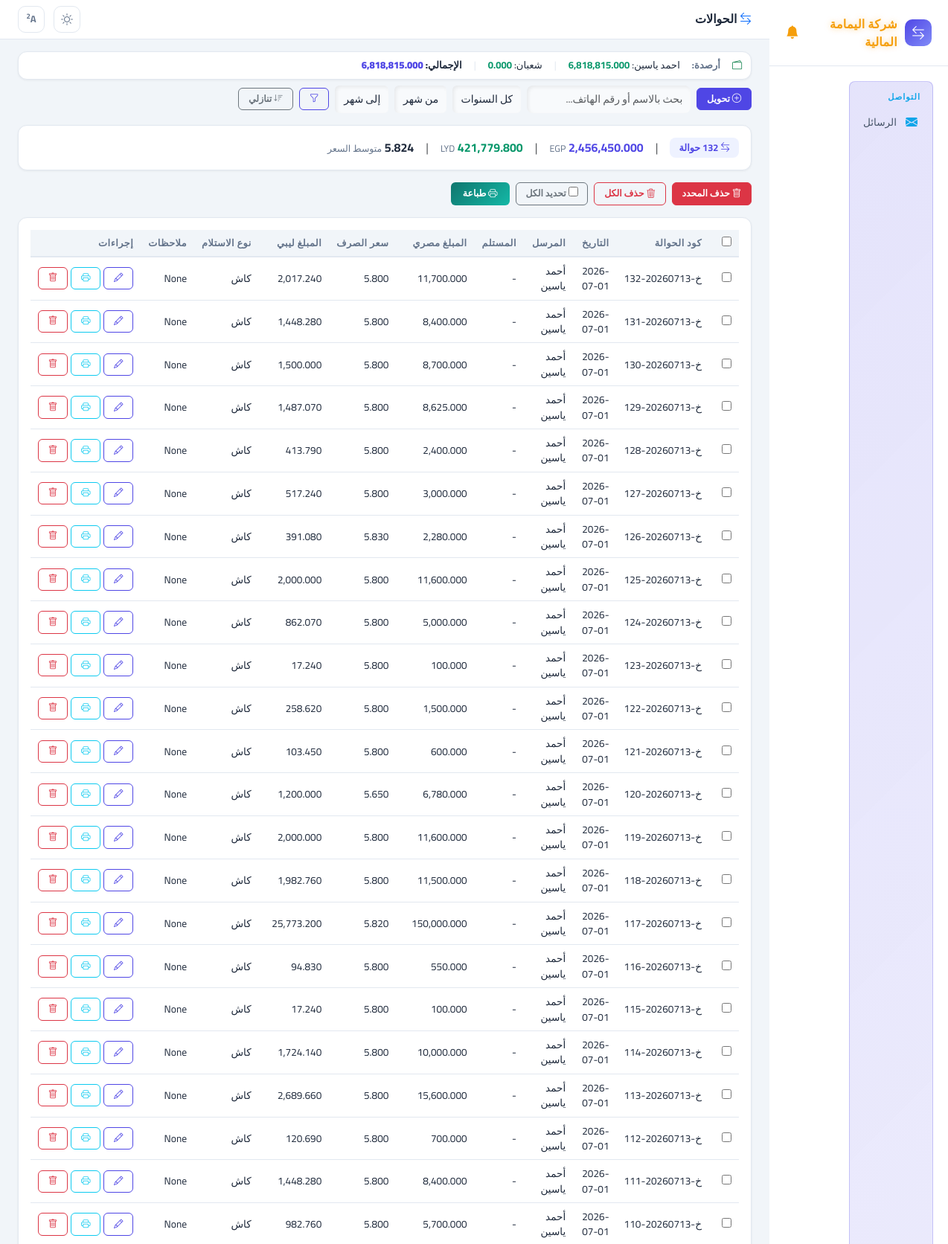
Screenshot of /transactions/ (upper part) with the database file from the repository.
### access_app/models.py (models this page shows, shortened)
class ClientBalance(models.Model):
    name = models.CharField(max_length=200, verbose_name="الاسم")
    phone = models.CharField(max_length=20, verbose_name="رقم الهاتف", blank=True, null=True)
    egp_balance = models.FloatField(verbose_name="الرصيد المصري", default=0)
    lyd_balance = models.FloatField(verbose_name="الرصيد الليبي", default=0)
    last_updated = models.DateTimeField(verbose_name="آخر تحديث", auto_now=True)
    class Meta:
        verbose_name = "رصيد عميل"
        verbose_name_plural = "أرصدة العملاء"

class Database(models.Model):
    transfered_amount = models.FloatField(verbose_name="المبلغ المحول", null=True, blank=True)
    date = models.DateField(verbose_name="التاريخ", null=True, blank=True)
    time = models.TimeField(verbose_name="الوقت", null=True, blank=True)
    office_name = models.ForeignKey(OfficeName, on_delete=models.SET_NULL, null=True, blank=True, verbose_name="اسم المكتب")
    order_number = models.CharField(max_length=200, verbose_name="رقم الطلب", null=True, blank=True)
    order_type = models.ForeignKey(OrderType, on_delete=models.SET_NULL, null=True, blank=True, verbose_name="نوع الطلب")
    sender_name = models.CharField(max_length=200, verbose_name="اسم المرسل", null=True, blank=True)
    sender_tele = models.CharField(max_length=200, verbose_name="هاتف المرسل", null=True, blank=True)
    receiver_region = models.CharField(max_length=200, verbose_name="منطقة المستلم", null=True, blank=True)
    transfer_type = models.ForeignKey(TransferType, on_delete=models.SET_NULL, null=True, blank=True, verbose_name="نوع التحويل")
    transfer_amount = models.FloatField(verbose_name="مبلغ التحويل", null=True, blank=True)
    exchange_rate = models.FloatField(verbose_name="سعر الصرف", null=True, blank=True)
    remarks = models.TextField(verbose_name="ملاحظات", null=True, blank=True)
    receiver_name = models.CharField(max_length=200, verbose_name="اسم المستلم", null=True, blank=True)
    receiver_tele = models.CharField(max_length=200, verbose_name="هاتف المستلم", null=True, blank=True)
    from_source = models.ForeignKey(FromSource, on_delete=models.SET_NULL, null=True, blank=True, verbose_name="من")
    class Meta:
        verbose_name = "عملية"
        verbose_name_plural = "العمليات"

class TransferType(models.Model):
    Transfer_type = models.CharField(max_length=200, verbose_name="نوع التحويل")
    class Meta:
        verbose_name = "نوع تحويل"
        verbose_name_plural = "أنواع التحويل"

### access_app/views.py (the view, shortened to what this page needs)
# urls.py: path('transactions/', views.transactions, name='transactions'),
def transactions(request):
    order = request.GET.get("order", "desc")
    order_field = "-id" if order == "desc" else "id"
    qs = Database.objects.select_related("from_source", "office_name", "order_type", "transfer_type").all().order_by(order_field)
    q = request.GET.get("q", "").strip()
    date_from = request.GET.get("date_from", "").strip()
    date_to = request.GET.get("date_to", "").strip()
    year = request.GET.get("year", "").strip()
    month_from = request.GET.get("month_from", "").strip()
    month_to = request.GET.get("month_to", "").strip()
    if date_from:
        qs = qs.filter(date__gte=date_from)
    if date_to:
        qs = qs.filter(date__lte=date_to)
    if year:
        qs = qs.filter(date__year=year)
    if month_from:
        qs = qs.filter(date__month__gte=month_from)
    if month_to:
        qs = qs.filter(date__month__lte=month_to)
    agg = qs.aggregate(
        total_egp=Sum("transfered_amount"),
        total_lyd=Sum("transfer_amount"),
    )
    total_egp_val = agg["total_egp"] or 0
    total_lyd_val = agg["total_lyd"] or 0
    avg_rate = round(total_egp_val / total_lyd_val, 3) if total_lyd_val else 0
    filtered_count = qs.count()
    total_count = Database.objects.count()
    clients, total_egp_clients = _get_clients_with_remaining()
    is_filtered = bool(q or date_from or date_to or year or month_from or month_to)
    return render(request, "transactions_list.html", {
        "title": "الحوالات",
        "transactions": qs,
        "q": q,
        "date_from": date_from,
        "date_to": date_to,
        "selected_year": year,
        "selected_month_from": month_from,
        "selected_month_to": month_to,
        "total_egp": total_egp_val,
        "total_lyd": total_lyd_val,
        "avg_rate": avg_rate,
        "clients": clients,
        "total_egp_clients": total_egp_clients,
        "order": order,
        "filtered_count": filtered_count,
        "total_count": total_count,
        "is_filtered": is_filtered,
    })

### access_app/templates/transactions_list.html (shortened to what this page needs)
{% extends "base.html" %}
{% load app_tags %}
{% load l10n %}
{% block page_title %}<i class="bi bi-arrow-left-right text-primary"></i> الحوالات{% endblock %}
{% block content %}
{% if clients %}
<div class="stat-card p-2 mb-2" style="padding:8px 12px !important;">
    <div class="d-flex align-items-center gap-3 flex-wrap" style="font-size:0.82rem;">
        <i class="bi bi-wallet2 text-success"></i>
        <span style="font-weight:700;color:var(--text-muted);">أرصدة:</span>
        {% for c in clients %}
        <span style="white-space:nowrap;">{{ c.name }}: <strong style="color:{% if c.remaining_egp < 0 %}var(--danger){% else %}var(--success){% endif %};">{{ c.remaining_egp|fmt }}</strong></span>
        {% if not forloop.last %}<span style="color:var(--card-border);">|</span>{% endif %}
        {% endfor %}
        <span style="color:var(--card-border);">|</span>
        <span style="white-space:nowrap;font-weight:800;">الإجمالي: <strong style="color:var(--primary);">{{ total_egp_clients|fmt }}</strong></span>
    </div>
</div>
{% endif %}
<div class="d-flex align-items-center gap-2 mb-3 flex-wrap">
    <a href="{% url 'add_transaction' %}" class="btn btn-primary btn-sm"><i class="bi bi-plus-circle"></i> تحويل</a>
    <form method="get" class="d-flex gap-2 align-items-center" id="filterForm">
        <input type="text" name="q" value="{{ q }}" class="form-control form-control-sm" placeholder="بحث بالاسم أو رقم الهاتف..." style="width:220px;border-radius:8px;">
        <select name="year" class="form-select form-select-sm" style="width:auto;">
            <option value="">كل السنوات</option>
        </select>
        <select name="month_from" class="form-select form-select-sm" style="width:auto;">
            <option value="">من شهر</option>
        </select>
        <select name="month_to" class="form-select form-select-sm" style="width:auto;">
            <option value="">إلى شهر</option>
        </select>
        <button type="submit" class="btn btn-outline-primary btn-sm"><i class="bi bi-funnel"></i></button>
    </form>
    <a href="?q={{ q|urlencode }}&order={% if order == 'desc' %}asc{% else %}desc{% endif %}" class="btn btn-outline-secondary btn-sm" style="text-decoration:none">
        <i class="bi bi-sort-{% if order == 'desc' %}down{% else %}up{% endif %}"></i>
        {% if order == 'desc' %}تنازلي{% else %}تصاعدي{% endif %}
    </a>
</div>
<div class="stat-card p-3 mb-3">
    <div class="d-flex gap-3 flex-wrap align-items-center">
        {% if is_filtered %}
        <span style="background:var(--warning-bg);color:var(--warning);padding:4px 12px;border-radius:8px;font-size:.8rem;font-weight:700">
            <i class="bi bi-funnel-fill"></i> فلتر: {{ filtered_count }} من {{ total_count }} حوالة
        </span>
        <span class="text-muted">|</span>
        {% else %}
        <span style="background:var(--primary-bg);color:var(--primary);padding:4px 12px;border-radius:8px;font-size:.8rem;font-weight:700">
            <i class="bi bi-arrow-left-right"></i> {{ total_count }} حوالة
        </span>
        <span class="text-muted">|</span>
        {% endif %}
        <span><strong style="color:var(--primary)">{{ total_egp|fmt }}</strong> <span style="font-size:.78rem;color:var(--text-muted)">EGP</span></span>
        <span class="text-muted">|</span>
        <span><strong style="color:var(--success)">{{ total_lyd|fmt }}</strong> <span style="font-size:.78rem;color:var(--text-muted)">LYD</span></span>
        <span class="text-muted">|</span>
        <span><strong>{{ avg_rate|floatformat:"-3u" }}</strong> <span style="font-size:.78rem;color:var(--text-muted)">متوسط السعر</span></span>
    </div>
</div>
<form id="bulkForm" method="post" action="{% url 'bulk_delete_transactions' %}">
    <div class="d-flex gap-2 mb-3 flex-wrap">
        <button type="button" class="btn btn-danger btn-sm" onclick="deleteSelected()"><i class="bi bi-trash"></i> حذف المحدد</button>
        <button type="button" class="btn btn-outline-danger btn-sm" onclick="clearAll()"><i class="bi bi-trash3"></i> حذف الكل</button>
        <label class="btn btn-outline-secondary btn-sm" style="cursor:pointer;">
            <input type="checkbox" id="selectAll" onchange="toggleAll(this)"> تحديد الكل
        </label>
        <button type="button" class="btn btn-sm" onclick="printPage()" style="background:linear-gradient(135deg,#0f766e,#14b8a6);color:#fff;border:none;padding:6px 16px;border-radius:6px;font-weight:700;margin-left:auto"><i class="bi bi-printer"></i> طباعة</button>
    </div>
    <div class="stat-card p-3">
        <div class="table-responsive">
            <table class="table-app">
                <thead>
                    <tr>
                        <th style="width:40px;"><input type="checkbox" id="selectAllTh" onchange="toggleAll(this)"></th>
                        <th>كود الحوالة</th>
                        <th>التاريخ</th>
                        <th>المرسل</th>
                        <th>المستلم</th>
                        <th>المبلغ مصري</th>
                        <th>سعر الصرف</th>
                        <th>المبلغ ليبي</th>
                        <th>نوع الاستلام</th>
                        <th>ملاحظات</th>
                        <th>إجراءات</th>
                    </tr>
                </thead>
                <tbody>
                    {% for t in transactions %}
                    <tr id="{% if forloop.first %}firstRow{% endif %}{% if forloop.last %}lastRow{% endif %}" style="cursor:pointer" onclick="if(event.target.tagName!=='INPUT'&&event.target.tagName!=='A'&&event.target.tagName!=='I'&&!event.target.closest('a'))window.location='{% url 'edit_transaction' t.id %}'">
                        <td><input type="checkbox" name="ids" value="{{ t.id }}" class="row-check"></td>
                        <td>{{ t.order_number|default:t.id }}</td>
                        <td>{{ t.date|date:"Y-m-d" }}</td>
                        <td>{{ t.sender_name|default:"-" }}</td>
                        <td>{{ t.receiver_name|default:"-" }}</td>
                        <td>{{ t.transfered_amount|fmt }}</td>
                        <td>{{ t.exchange_rate|floatformat:"-3u" }}</td>
                        <td>{{ t.transfer_amount|fmt }}</td>
                        <td>{{ t.transfer_type.Transfer_type|default:"-" }}</td>
                        <td>{{ t.remarks|truncatechars:30|default:"" }}</td>
                        <td onclick="event.stopPropagation()">
                            <div class="d-flex gap-1">
                                <a href="{% url 'edit_transaction' t.id %}" class="btn btn-outline-primary btn-sm"><i class="bi bi-pencil"></i></a>
                                <a href="{% url 'transaction_receipt' t.id %}" class="btn btn-outline-info btn-sm" target="_blank"><i class="bi bi-printer"></i></a>
                                <a href="{% url 'delete_transaction' t.id %}" class="btn btn-outline-danger btn-sm" onclick="return confirm('حذف هذه الحوالة؟')"><i class="bi bi-trash"></i></a>
                            </div>
                        </td>
                    </tr>
                    {% empty %}
                    <tr><td colspan="11" class="text-center text-muted">لا توجد حوالات</td></tr>
                    {% endfor %}
                </tbody>
            </table>
        </div>
    </div>
</form>
{% endblock %}

### rows the page displays
ClientBalance: name "احمد ياسين", remaining_egp|fmt "6,818,815.000"
ClientBalance: name "شعبان", remaining_egp|fmt "0.000"
Database: order_number "خ-20260713-132", date "2026-07-01", sender_name "أحمد ياسين", receiver_name "-", transfered_amount|fmt "11,700.000", exchange_rate "5.800", transfer_amount|fmt "2,017.240", transfer_type.Transfer_type "كاش", remarks "None"
Database: order_number "خ-20260713-131", date "2026-07-01", sender_name "أحمد ياسين", receiver_name "-", transfered_amount|fmt "8,400.000", exchange_rate "5.800", transfer_amount|fmt "1,448.280", transfer_type.Transfer_type "كاش", remarks "None"
Database: order_number "خ-20260713-130", date "2026-07-01", sender_name "أحمد ياسين", receiver_name "-", transfered_amount|fmt "8,700.000", exchange_rate "5.800", transfer_amount|fmt "1,500.000", transfer_type.Transfer_type "كاش", remarks "None"
Database: order_number "خ-20260713-129", date "2026-07-01", sender_name "أحمد ياسين", receiver_name "-", transfered_amount|fmt "8,625.000", exchange_rate "5.800", transfer_amount|fmt "1,487.070", transfer_type.Transfer_type "كاش", remarks "None"
Database: order_number "خ-20260713-128", date "2026-07-01", sender_name "أحمد ياسين", receiver_name "-", transfered_amount|fmt "2,400.000", exchange_rate "5.800", transfer_amount|fmt "413.790", transfer_type.Transfer_type "كاش", remarks "None"
Database: order_number "خ-20260713-127", date "2026-07-01", sender_name "أحمد ياسين", receiver_name "-", transfered_amount|fmt "3,000.000", exchange_rate "5.800", transfer_amount|fmt "517.240", transfer_type.Transfer_type "كاش", remarks "None"
Database: order_number "خ-20260713-126", date "2026-07-01", sender_name "أحمد ياسين", receiver_name "-", transfered_amount|fmt "2,280.000", exchange_rate "5.830", transfer_amount|fmt "391.080", transfer_type.Transfer_type "كاش", remarks "None"
Database: order_number "خ-20260713-125", date "2026-07-01", sender_name "أحمد ياسين", receiver_name "-", transfered_amount|fmt "11,600.000", exchange_rate "5.800", transfer_amount|fmt "2,000.000", transfer_type.Transfer_type "كاش", remarks "None"
Database: order_number "خ-20260713-124", date "2026-07-01", sender_name "أحمد ياسين", receiver_name "-", transfered_amount|fmt "5,000.000", exchange_rate "5.800", transfer_amount|fmt "862.070", transfer_type.Transfer_type "كاش", remarks "None"
Database: order_number "خ-20260713-123", date "2026-07-01", sender_name "أحمد ياسين", receiver_name "-", transfered_amount|fmt "100.000", exchange_rate "5.800", transfer_amount|fmt "17.240", transfer_type.Transfer_type "كاش", remarks "None"
Database: order_number "خ-20260713-122", date "2026-07-01", sender_name "أحمد ياسين", receiver_name "-", transfered_amount|fmt "1,500.000", exchange_rate "5.800", transfer_amount|fmt "258.620", transfer_type.Transfer_type "كاش", remarks "None"
Database: order_number "خ-20260713-121", date "2026-07-01", sender_name "أحمد ياسين", receiver_name "-", transfered_amount|fmt "600.000", exchange_rate "5.800", transfer_amount|fmt "103.450", transfer_type.Transfer_type "كاش", remarks "None"
Database: order_number "خ-20260713-120", date "2026-07-01", sender_name "أحمد ياسين", receiver_name "-", transfered_amount|fmt "6,780.000", exchange_rate "5.650", transfer_amount|fmt "1,200.000", transfer_type.Transfer_type "كاش", remarks "None"
Database: order_number "خ-20260713-119", date "2026-07-01", sender_name "أحمد ياسين", receiver_name "-", transfered_amount|fmt "11,600.000", exchange_rate "5.800", transfer_amount|fmt "2,000.000", transfer_type.Transfer_type "كاش", remarks "None"
Database: order_number "خ-20260713-118", date "2026-07-01", sender_name "أحمد ياسين", receiver_name "-", transfered_amount|fmt "11,500.000", exchange_rate "5.800", transfer_amount|fmt "1,982.760", transfer_type.Transfer_type "كاش", remarks "None"
Database: order_number "خ-20260713-117", date "2026-07-01", sender_name "أحمد ياسين", receiver_name "-", transfered_amount|fmt "150,000.000", exchange_rate "5.820", transfer_amount|fmt "25,773.200", transfer_type.Transfer_type "كاش", remarks "None"
Database: order_number "خ-20260713-116", date "2026-07-01", sender_name "أحمد ياسين", receiver_name "-", transfered_amount|fmt "550.000", exchange_rate "5.800", transfer_amount|fmt "94.830", transfer_type.Transfer_type "كاش", remarks "None"
Database: order_number "خ-20260713-115", date "2026-07-01", sender_name "أحمد ياسين", receiver_name "-", transfered_amount|fmt "100.000", exchange_rate "5.800", transfer_amount|fmt "17.240", transfer_type.Transfer_type "كاش", remarks "None"
Database: order_number "خ-20260713-114", date "2026-07-01", sender_name "أحمد ياسين", receiver_name "-", transfered_amount|fmt "10,000.000", exchange_rate "5.800", transfer_amount|fmt "1,724.140", transfer_type.Transfer_type "كاش", remarks "None"
Database: order_number "خ-20260713-113", date "2026-07-01", sender_name "أحمد ياسين", receiver_name "-", transfered_amount|fmt "15,600.000", exchange_rate "5.800", transfer_amount|fmt "2,689.660", transfer_type.Transfer_type "كاش", remarks "None"
Database: order_number "خ-20260713-112", date "2026-07-01", sender_name "أحمد ياسين", receiver_name "-", transfered_amount|fmt "700.000", exchange_rate "5.800", transfer_amount|fmt "120.690", transfer_type.Transfer_type "كاش", remarks "None"
Database: order_number "خ-20260713-111", date "2026-07-01", sender_name "أحمد ياسين", receiver_name "-", transfered_amount|fmt "8,400.000", exchange_rate "5.800", transfer_amount|fmt "1,448.280", transfer_type.Transfer_type "كاش", remarks "None"
Database: order_number "خ-20260713-110", date "2026-07-01", sender_name "أحمد ياسين", receiver_name "-", transfered_amount|fmt "5,700.000", exchange_rate "5.800", transfer_amount|fmt "982.760", transfer_type.Transfer_type "كاش", remarks "None"

### other values shown
{{ total_egp_clients|fmt }} "6,818,815.000"
{{ total_egp|fmt }} "2,456,450.000"
{{ total_lyd|fmt }} "421,779.800"
{{ avg_rate|floatformat:"-3u" }} "5.824"
